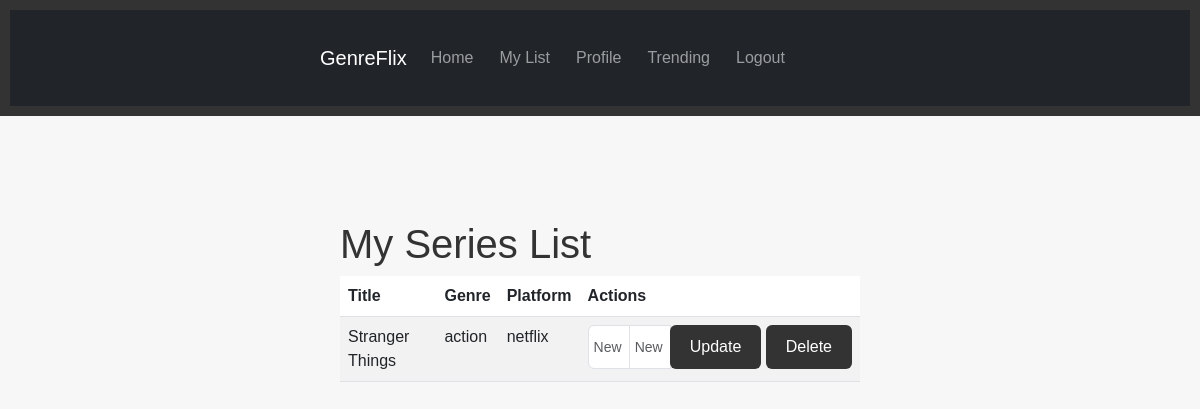
Page /series_list (signed in) on the committed database.
### tables this page shows
CREATE TABLE series
             (id INTEGER PRIMARY KEY AUTOINCREMENT,
              name TEXT NOT NULL,
              genre TEXT NOT NULL,
              platform TEXT NOT NULL);

### app.py (the view, shortened to what this page needs)
@app.route('/series_list', methods=['GET', 'POST'])
@login_required
def series_list():
    user_id = current_user.id
    conn = sqlite3.connect('recommendations.db')
    cursor = conn.cursor()
    cursor.execute('SELECT series.* FROM series INNER JOIN user_series ON series.id = user_series.series_id WHERE user_series.user_id = ?', (user_id,))
    series = cursor.fetchall()
    conn.close()
    return render_template('series_list.html', series=series)

### app.py (called while the page is built)
@login_manager.user_loader
def load_user(user_id):
    conn = sqlite3.connect('recommendations.db')
    cursor = conn.cursor()
    cursor.execute('SELECT * FROM users WHERE id = ?', (user_id,))
    user_data = cursor.fetchone()
    conn.close()
    if user_data:
        return User(user_data[0], user_data[1], user_data[2])
    return None

### templates/series_list.html (shortened to what this page needs)
{% extends 'base.html' %}
{% block content %}
  <div class="container mt-5">
    <h1>My Series List</h1>
    <table class="table table-striped">
      <thead>
        <tr>
          <th>Title</th>
          <th>Genre</th>
          <th>Platform</th>
          <th>Actions</th>
        </tr>
      </thead>
      <tbody>
        {% for series in series %}
          <tr>
            <td>{{ series[1] }}</td>
            <td>{{ series[2] }}</td>
            <td>{{ series[3] }}</td>
            <td>
              <form method="POST" action="/series_list">
                <div class="input-group">
                  <input type="text" class="form-control" name="new_genre" placeholder="New Genre">
                  <input type="text" class="form-control" name="new_platform" placeholder="New Platform">
                  <div class="input-group-append">
                    <button type="submit" class="btn btn-primary" name="update">Update</button>
                    <button type="submit" class="btn btn-danger" name="delete">Delete</button>
                  </div>
                </div>
              </form>
            </td>
          </tr>
        {% endfor %}
      </tbody>
    </table>
  </div>
{% endblock %}

### static/style.css (style rules this page uses)
body { font-family: Arial, sans-serif; margin: 0; padding: 0; background-color: #f7f7f7; }
.container { max-width: 600px; margin: 0 auto; padding: 20px; }
h1, h2 { color: #333; }
input[type="text"], input[type="password"], select { width: 100%; padding: 5px; font-size: 14px; }
button[type="submit"] { padding: 10px 20px; background-color: #333; color: #fff; border: none; cursor: pointer; }
table { width: 100%; border-collapse: collapse; }
th, td { padding: 10px; text-align: left; }
th { background-color: #333; color: #fff; }

### rows in the picture
series: name "Stranger Things", genre "action", platform "netflix"
